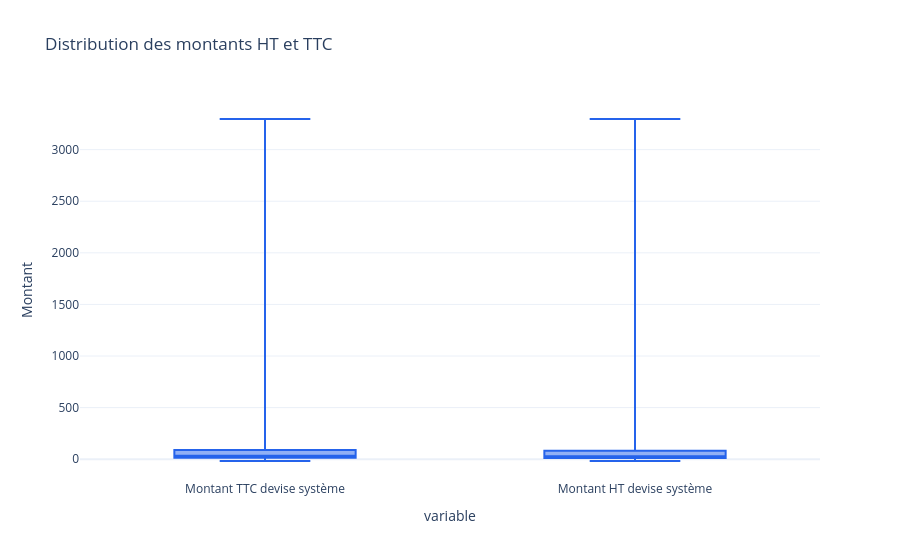

Write notebook code for a chart like this one.
### Code cell
fig_montants = px.box(
    df_audit,
    y=["Montant TTC devise système", "Montant HT devise système"],
    points=False,
    title="Distribution des montants HT et TTC",
    color_discrete_sequence=COULEURS,
)
fig_montants.update_yaxes(title="Montant")
fig_montants

### Figure 1 — Plotly figure (JSON) as saved in the notebook; plotly's stock layout.template omitted (floating-point values rounded to 4 significant figures; data arrays with more than 128 entries replaced by an {"elided": "..."} marker saying what was removed)
{"data": [{"alignmentgroup": "True", "boxpoints": false, "hovertemplate": "variable=%{x}<br>value=%{y}<extra></extra>", "legendgroup": "", "marker": {"color": "#2563EB"}, "name": "", "notched": false, "offsetgroup": "", "orientation": "v", "showlegend": false, "type": "box", "x": {"elided": "14142 str values"}, "x0": " ", "xaxis": "x", "y": {"elided": "14142 float values"}, "y0": " ", "yaxis": "y"}], "layout": {"boxmode": "group", "legend": {"tracegroupgap": 0}, "title": {"text": "Distribution des montants HT et TTC"}, "xaxis": {"anchor": "y", "domain": [0, 1], "title": {"text": "variable"}}, "yaxis": {"anchor": "x", "domain": [0, 1], "title": {"text": "Montant"}}}}
